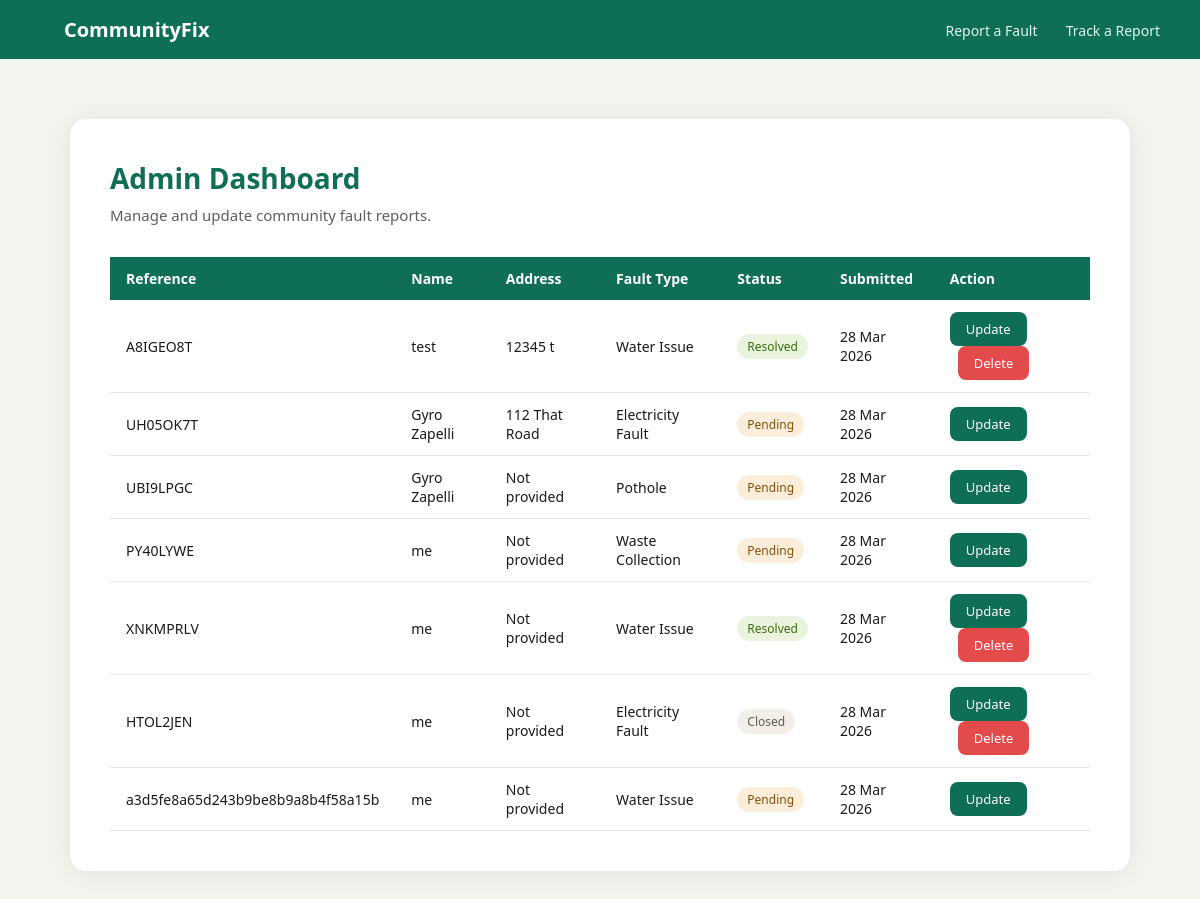
The page /admin-dashboard/ (signed in) on the database as committed earlier.
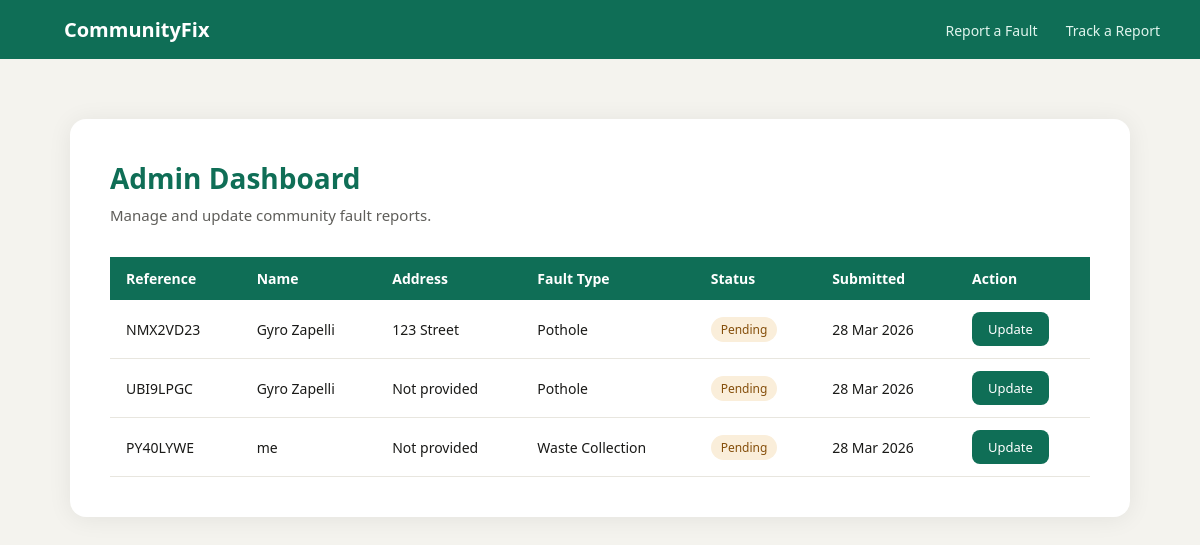
The same page on the database as committed later.
### reports/models.py (models this page shows, shortened)
class Report(models.Model):
    FAULT_TYPE_CHOICES = [
        ('water', 'Water Issue'),
        ('electricity', 'Electricity Fault'),
        ('pothole', 'Pothole'),
        ('waste', 'Waste Collection'),
        ('sewage', 'Sewage Problem'),
        ('other', 'Other'),
    ]
    STATUS_CHOICES = [
        ('pending', 'Pending'),
        ('in_progress', 'In Progress'),
        ('resolved', 'Resolved'),
        ('disputed', 'Disputed'),
        ('closed', 'Closed'),
    ]
    reference_number = models.CharField(max_length=8, default=generate_reference, editable=False, unique=True)
    name = models.CharField(max_length=255)
    phone = models.CharField(max_length=15)
    email = models.EmailField(blank=True, null=True)
    address = models.CharField(max_length=500, blank=True, null=True)
    latitude = models.DecimalField(max_digits=9, decimal_places=6, blank=True, null=True)
    longitude = models.DecimalField(max_digits=9, decimal_places=6, blank=True, null=True)
    fault_type = models.CharField(max_length=100, choices=FAULT_TYPE_CHOICES)
    description = models.TextField()
    photo = models.ImageField(upload_to='fault_photos/')
    status = models.CharField(max_length=20, choices=STATUS_CHOICES, default='pending')
    submitted_at = models.DateTimeField(auto_now_add=True)
    updated_at = models.DateTimeField(auto_now=True)

### reports/views.py (the view)
# urls.py: path('admin-dashboard/', views.admin_dashboard, name='admin_dashboard'),
@staff_member_required
def admin_dashboard(request):
    reports = Report.objects.all().order_by('-submitted_at')
    return render(request, 'reports/admin_dashboard.html', {'reports': reports})

### reports/templates/reports/admin_dashboard.html (shortened to what this page needs)
{% load static %}
<!DOCTYPE html>
<html lang="en">
<head>
    <link rel="stylesheet" href="{% static 'reports/css/style.css' %}">
</head>
<body>
    <nav>
        <a href="/" class="logo">CommunityFix</a>
        <div>
            <a href="/reports/submit/">Report a Fault</a>
            <a href="/tracking/track/">Track a Report</a>
        </div>
    </nav>
    <div class="container" style="max-width: 1100px;">
        <div class="card">
            <h1>Admin Dashboard</h1>
            <p class="subtitle">Manage and update community fault reports.</p>
            <table>
                <thead>
                    <tr>
                        <th>Reference</th>
                        <th>Name</th>
			<th>Address</th>
                        <th>Fault Type</th>
                        <th>Status</th>
                        <th>Submitted</th>
                        <th>Action</th>
                    </tr>
                </thead>
                <tbody>
                    {% for report in reports %}
                    <tr>
                        <td>{{ report.reference_number }}</td>
                        <td>{{ report.name }}</td>
			<td>{{ report.address|default:"Not provided" }}</td>
                        <td>{{ report.get_fault_type_display }}</td>
                        <td>
                            <span class="badge badge-{{ report.status }}">
                                {{ report.get_status_display }}
                            </span>
                        </td>
                        <td>{{ report.submitted_at|date:"d M Y" }}</td>
                        <td>
                            <a href="/reports/update-status/{{ report.reference_number }}/" class="btn" style="padding: 8px 16px; font-size: 13px; margin-top: 0;">Update</a>
			{% if report.status == 'closed' or report.status == 'resolved' %}
			<a href="/reports/delete/{{ report.reference_number }}/" class="btn" style="padding: 8px 16px; font-size: 13px; margin-top: 0; background: #E24B4A; margin-left: 8px;">Delete</a>
			{% endif %}                        </td>
                    </tr>
                    {% empty %}
                    <tr>
                        <td colspan="6" style="text-align: center; color: #5F5E5A;">No reports submitted yet.</td>
                    </tr>
                    {% endfor %}
                </tbody>
            </table>
        </div>
    </div>
</body>
</html>

### reports/static/reports/css/style.css (style rules this page uses)
* { margin: 0; padding: 0; box-sizing: border-box; }
body { font-family: 'Segoe UI', sans-serif; background: #f4f3ee; color: #1a1a18; min-height: 100vh; }
nav { background: #0F6E56; padding: 16px 40px; display: flex; justify-content: space-between; align-items: center; }
nav .logo { color: #ffffff; font-size: 20px; font-weight: 600; text-decoration: none; }
nav a { color: #E1F5EE; text-decoration: none; font-size: 14px; margin-left: 24px; }
.container { max-width: 800px; margin: 60px auto; padding: 0 20px; }
.card { background: #ffffff; border-radius: 16px; padding: 40px; box-shadow: 0 2px 24px rgba(0,0,0,0.07); }
h1 { font-size: 28px; font-weight: 600; color: #0F6E56; margin-bottom: 8px; }
p.subtitle { font-size: 15px; color: #5F5E5A; margin-bottom: 32px; }
.btn { display: inline-block; margin-top: 28px; padding: 14px 32px; background: #0F6E56; color: #ffffff; border: none; border-radius: 8px; font-size: 15px; font-weight: 500; cursor: pointer; text-decoration: none; transition: background 0.2s; }

### reports/templates/reports/admin_dashboard.html (style rules this page uses)
table { width: 100%; border-collapse: collapse; margin-top: 24px; }
th { background: #0F6E56; color: #ffffff; padding: 12px 16px; text-align: left; font-size: 14px; }
td { padding: 12px 16px; border-bottom: 1px solid #e8e6df; font-size: 14px; }
.badge { display: inline-block; padding: 4px 10px; border-radius: 20px; font-size: 12px; font-weight: 500; }
.badge-pending { background: #FAEEDA; color: #854F0B; }

Rows that differ between the two databases and show on the page:
removed Report: reference_number "A8IGEO8T", name "test", address "12345 t", fault_type "Water Issue", status "Resolved", submitted_at "28 Mar 2026"
removed Report: reference_number "UH05OK7T", name "Gyro Zapelli", address "112 That Road", fault_type "Electricity Fault", status "Pending", submitted_at "28 Mar 2026"
removed Report: reference_number "XNKMPRLV", name "me", address "Not provided", fault_type "Water Issue", status "Resolved", submitted_at "28 Mar 2026"
removed Report: reference_number "HTOL2JEN", name "me", address "Not provided", fault_type "Electricity Fault", status "Closed", submitted_at "28 Mar 2026"
removed Report: reference_number "a3d5fe8a65d243b9be8b9a8b4f58a15b", name "me", address "Not provided", fault_type "Water Issue", status "Pending", submitted_at "28 Mar 2026"
added Report: reference_number "NMX2VD23", name "Gyro Zapelli", address "123 Street", fault_type "Pothole", status "Pending", submitted_at "28 Mar 2026"
